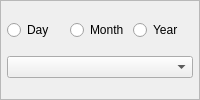
                 <widget class="QFrame" name="frame_8">
                  <property name="frameShape">
                   <enum>QFrame::StyledPanel</enum>
                  </property>
                  <property name="frameShadow">
                   <enum>QFrame::Raised</enum>
                  </property>
                  <layout class="QVBoxLayout" name="verticalLayout_41">
                   <property name="spacing">
                    <number>3</number>
                   </property>
                   <property name="leftMargin">
                    <number>6</number>
                   </property>
                   <property name="topMargin">
                    <number>6</number>
                   </property>
                   <property name="rightMargin">
                    <number>6</number>
                   </property>
                   <property name="bottomMargin">
                    <number>6</number>
                   </property>
                   <item>
                    <layout class="QHBoxLayout" name="horizontalLayout_32">
                     <property name="topMargin">
                      <number>0</number>
                     </property>
                     <item>
                      <widget class="QRadioButton" name="radioButton_gwsw_day">
                       <property name="font">
                        <font>
                         <weight>50</weight>
                         <bold>false</bold>
                        </font>
                       </property>
                       <property name="text">
                        <string>Day</string>
                       </property>
                      </widget>
                     </item>
                     <item>
                      <widget class="QRadioButton" name="radioButton_gwsw_month">
                       <property name="font">
                        <font>
                         <weight>50</weight>
                         <bold>false</bold>
                        </font>
                       </property>
                       <property name="text">
                        <string>Month</string>
                       </property>
                      </widget>
                     </item>
                     <item>
                      <widget class="QRadioButton" name="radioButton_gwsw_year">
                       <property name="font">
                        <font>
                         <weight>50</weight>
                         <bold>false</bold>
                        </font>
                       </property>
                       <property name="text">
                        <string>Year</string>
                       </property>
                      </widget>
                     </item>
                    </layout>
                   </item>
                   <item>
                    <widget class="QComboBox" name="comboBox_gwsw_dates"/>
                   </item>
                  </layout>
                 </widget>
